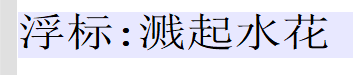
#> input picture mc-fishing-opencv/images/template-orb.png, 353 x 75 px, found by its file name
$ python ORB.py
#> lines starting #> are read from the running program, lines starting #| are printed output that depends on the picture
### mc-fishing-opencv/testing/funcs.py
#!/usr/bin/env python3
# coding=utf-8
# date 2021-08-31 00:15:13
# author calllivecn <calllivecn@outlook.com>


import cv2
import numpy as np
import matplotlib.pyplot as plt


# [8 lines left out: function cv2plt_gray, not called in this run]


def imgshow(imgs, gray=False):
    s = len(imgs)
    print(f"共{s}张图片")
    n = np.sqrt(s)
    if n > int(n):
        m = int(n) + 1
    else:
        m = int(n)
    n = int(n)

    t = True
    while (n * m) < s:
        if t:
            n += 1
            t = False
        else:
            m +=1
            t = True

    plt.Figure()
    for i, img in enumerate(imgs):
        print(i, "shape:", img.shape)
        if gray:
            img = cv2plt_gray(img)

        plt.subplot(n, m, i+1)
        plt.imshow(img)
        plt.axis("off")

    plt.show()


# [25 lines left out: function search_picture, not called in this run]

### mc-fishing-opencv/testing/ORB.py

import time

import cv2
import matplotlib.pyplot as plt

from funcs import (
    imgshow,
    search_picture,
    cv2plt_gray,
)

img_temp = cv2.imread('template-orb.png')#读取原图片
#> img_temp is the input picture: shape (75, 353, 3); mean B, G, R 233.5, 221.9, 221.9
img_target = cv2.imread('target-orb.png')#读取旋转图片
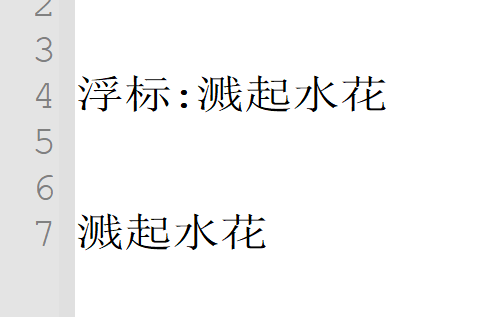
#> input picture mc-fishing-opencv/images/target-orb.png, 497 x 317 px, found by its file name
#> img_target is the input picture: shape (317, 497, 3); mean B, G, R 244.8, 244.8, 244.8
img_match1 = cv2.imread('match1.png')#读取缩放图片
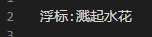
#> input picture mc-fishing-opencv/match1.png, 152 x 37 px, found by its file name
#> img_match1 is the input picture: shape (37, 152, 3); mean B, G, R 44.6, 44.8, 44.9
img_match2 = cv2.imread('match2.png')
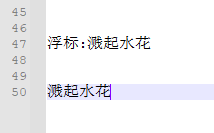
#> input picture mc-fishing-opencv/match2.png, 214 x 133 px, found by its file name
#> img_match2 is the input picture: shape (133, 214, 3); mean B, G, R 243.3, 241.2, 241.3

imgs = [ img_temp, img_target, img_match1, img_match2 ]

imgshow(imgs)
#> in imgshow, `s = len(imgs)`: s = 4
#| 共4张图片
#> in imgshow, `n = np.sqrt(s)`: n = 2
#> the loop in imgshow, `for i, img in enumerate(imgs):` made 4 passes
#| 0 shape: (75, 353, 3)
#| 1 shape: (317, 497, 3)
#| 2 shape: (37, 152, 3)
#| 3 shape: (133, 214, 3)

rgb_imgs = []
gray_imgs = []
binary_imgs = []
binarys_retvals = []
for img in imgs:
    rgb_imgs.append(cv2.cvtColor(img, cv2.COLOR_BGR2RGB))
    gray_imgs.append(cv2.cvtColor(img, cv2.COLOR_BGR2GRAY))
    retval_temp, dst_temp = cv2.threshold(img, 125, 255, cv2.THRESH_BINARY)
    binary_imgs.append(dst_temp)
    binarys_retvals.append(retval_temp)
#> this loop made 4 passes
#> pass 1, `retval_temp, dst_temp = cv2.threshold(img, 125, 255, cv2.THRESH_BINARY)`:
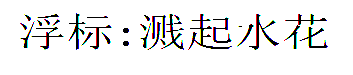
#> dst_temp: shape (75, 353, 3); mean B, G, R 235.3, 235.2, 235.4
#> pass 3, `retval_temp, dst_temp = cv2.threshold(img, 125, 255, cv2.THRESH_BINARY)`:
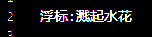
#> dst_temp: shape (37, 152, 3); mean B, G, R 22.3, 23.3, 23.5
#> after the loop, binary_imgs = 4 items; binarys_retvals = [125, 125, 125, 125]; gray_imgs = 4 items; rgb_imgs = 4 items


#ORB 特征提取
a=time.time()
sift2 = cv2.ORB_create()
orbs = []
for img in binary_imgs:
    kp1, des1 = sift2.detectAndCompute(img, None)
    orbs.append((kp1, des1))
#> after the loop, orbs = 4 items
    # print(f"pk: {kp1} des: {des1}")

b=time.time()
print("ORB 特征提取 time:", b-a)

# 展示
prints = []
for i, orb in enumerate(orbs):
    img11 = cv2.drawKeypoints(rgb_imgs[i], orbs[i][0], rgb_imgs[i], color=(255, 0 , 0))
    prints.append(img11)
#> this loop made 4 passes
#> orb on pass 3: 0 contours
#> after the loop, prints = 4 items

imgshow(prints)
#> call 2 of imgshow, with gray = False
#| 共4张图片
#> after the loop in imgshow (call 2), `while (n * m) < s:`: m = 2
#> the loop in imgshow (call 2), `for i, img in enumerate(imgs):` made 4 passes
#| 0 shape: (75, 353, 3)
#| 1 shape: (317, 497, 3)
#| 2 shape: (37, 152, 3)
#| 3 shape: (133, 214, 3)
#> in imgshow (call 2), `plt.show()`:
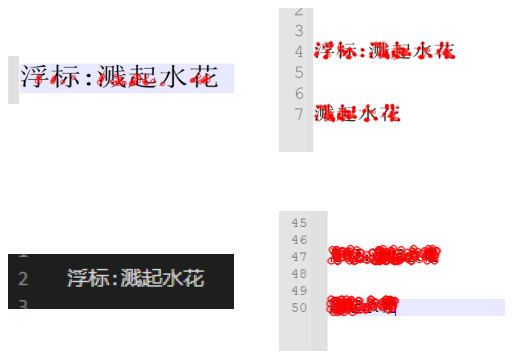
#> figure drawn by matplotlib, 4 panels


# 特征匹配展示
# 原图与仿射图的匹配连线效果图展示
bf = cv2.BFMatcher(cv2.NORM_HAMMING, crossCheck = True) # orb的normType应该使用NORM_HAMMING

orb_matchs = []
for i, orb in enumerate(orbs[1:]):
    temp = orbs[0][1]
    target = orb[i+1][1]

#> (the run stopped early here; a loop or call above may not have finished)
